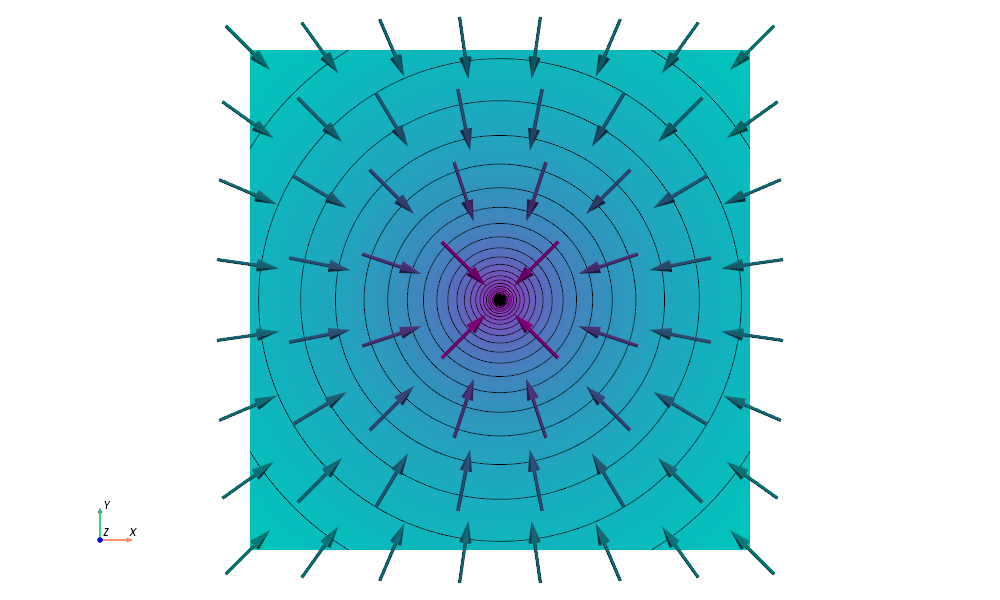

Reproduce this figure in Python.
import numpy as np
import pyvista as pv

from matplotlib import cm
from matplotlib.colors import ListedColormap

# --- Eigene dunklere Version von 'cool' ---
base_cmap = cm.get_cmap("cool", 256)
dark_cmap_colors = base_cmap(np.linspace(0, 1, 256))
dark_cmap_colors[:, :3] *= 0.6  # <-- RGB abdunkeln (0.0 - 1.0)
dark_cmap = ListedColormap(dark_cmap_colors)

# --- Parameter ---
z_offset = 0.05  # ← Höhe der Pfeile über der Fläche (0.0 = direkt auf Fläche)

# --- Konstanten ---
I = 1
epsilon_0 = 8.854e-12
c = 3e8
mu_0 = 4 * np.pi * 1e-7

# --- Az-Funktion ---
def Az(x, y):
	r = np.sqrt(x**2 + y**2)
	r[r == 0] = 1e-10
	return I / (2 * np.pi * epsilon_0 * c**2) * np.log(1 / r)

# === Fläche (flach!) ===
x_fine = np.linspace(-1, 1, 100)
y_fine = np.linspace(-1, 1, 100)
Xf, Yf = np.meshgrid(x_fine, y_fine)
Zf = np.zeros_like(Xf)  # <-- Fläche bleibt flach
Az_vals = Az(Xf, Yf)

grid = pv.StructuredGrid()
grid.points = np.c_[Xf.ravel(), Yf.ravel(), Zf.ravel()]
grid.dimensions = Xf.shape[0], Xf.shape[1], 1
grid["Az"] = Az_vals.ravel()

# --- Isolinien ---
contours = grid.contour(isosurfaces=25, scalars="Az")

# === Vektoren (in leicht erhobener Ebene, steuerbar mit z_offset) ===
x_coarse = np.linspace(-1, 1, 8)
y_coarse = np.linspace(-1, 1, 8)
Xc, Yc = np.meshgrid(x_coarse, y_coarse)
Zc = np.full_like(Xc, z_offset)  # <-- leicht über der Fläche

R = np.sqrt(Xc**2 + Yc**2)
R[R == 0] = 1e-10
grad_A_mag = -mu_0 * I / (2 * np.pi * R)
grad_Ax = grad_A_mag * Xc / R
grad_Ay = grad_A_mag * Yc / R
grad_Az = np.zeros_like(grad_Ax)

points = np.c_[Xc.ravel(), Yc.ravel(), Zc.ravel()]
vectors = np.c_[grad_Ax.ravel(), grad_Ay.ravel(), grad_Az.ravel()]
magnitudes = np.linalg.norm(vectors, axis=1)
directions = vectors / magnitudes[:, np.newaxis]

pdata = pv.PolyData(points)
pdata["gradA"] = directions
pdata["magnitude"] = np.log10(magnitudes)

factor = 0.25
pdata.points -= 0.5 * directions * factor
glyphs = pdata.glyph(orient="gradA", scale=False, factor=factor)

# --- Draht als Zylinder ---
cylinder = pv.Cylinder(center=(0, 0, 0), direction=(0, 0, 1), radius=0.02, height=2.0)

# === Plotten ===
plotter = pv.Plotter(window_size=(1000, 600))
plotter.set_background("white")
plotter.renderer.SetBackgroundAlpha(0)

plotter.add_mesh(grid, scalars="Az", cmap="cool", show_scalar_bar=False, opacity=1.0)
plotter.add_mesh(contours, color="black", line_width=1)
plotter.add_mesh(glyphs, scalars="magnitude", cmap=dark_cmap, show_scalar_bar=False)
plotter.add_mesh(cylinder, color="black")

plotter.view_vector([0, 0, 1], viewup=[0, 1, 0])
plotter.camera.zoom(1.6)
plotter.show_axes()

# === Anzeige + Screenshot ===
plotter.show(auto_close=False, interactive=False)
plotter.screenshot("A_z_surf_grad_A_z_vec_top.png", transparent_background=True)
plotter.close()
